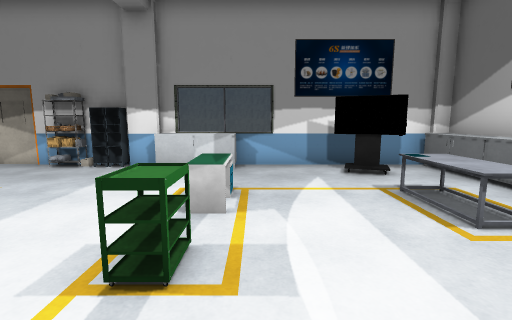
view 1 (above)

12 first-person views from a walk through a Unity game level. The camera is 1.4 m above the floor, tilts 8° down and sees 85° across. The floor is counted in squares, 1 m on a side. Each view is taken from the middle of a square. On the plan, view 1 faces up. The plan holds only what a view shows up to about 14 squares ahead; the rest is blank. The player character is not drawn. Some surface patterns are stand-ins.

view 2
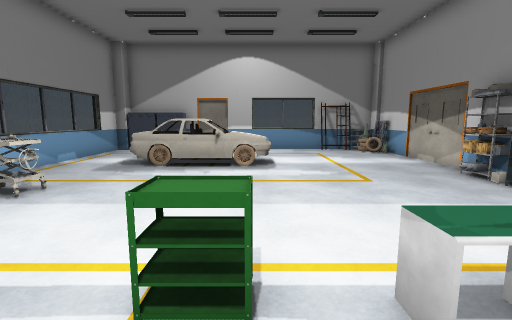

view 3
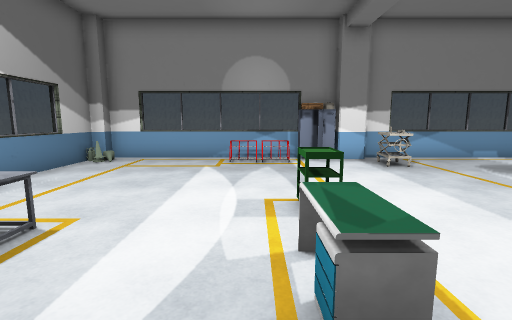

view 4
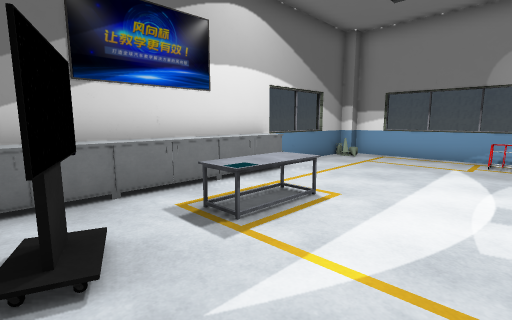

view 5
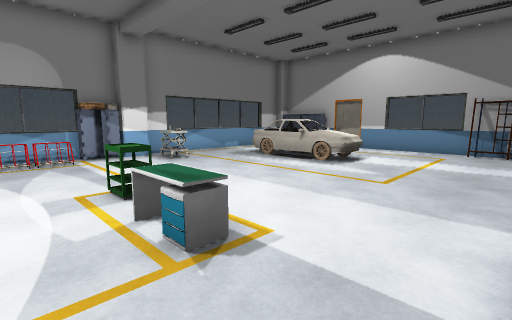

view 6
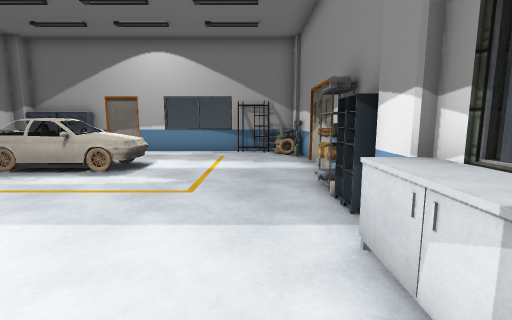

view 7
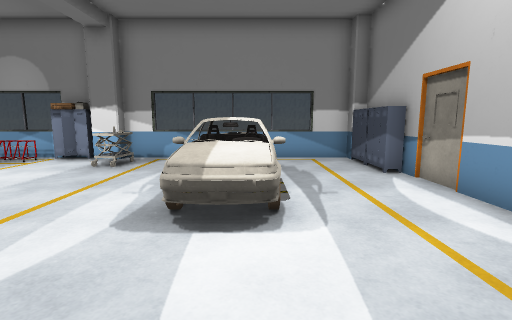

view 8
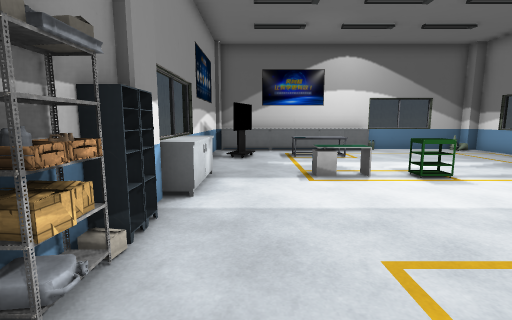

view 9
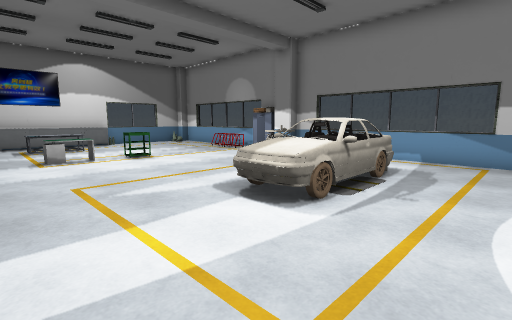

view 10
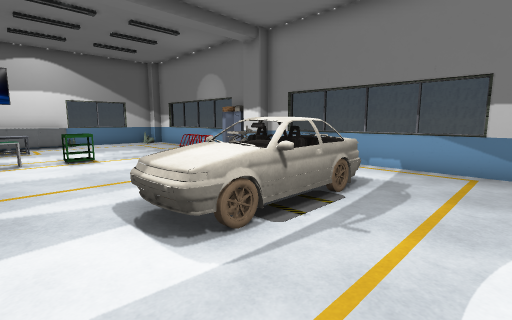

view 11
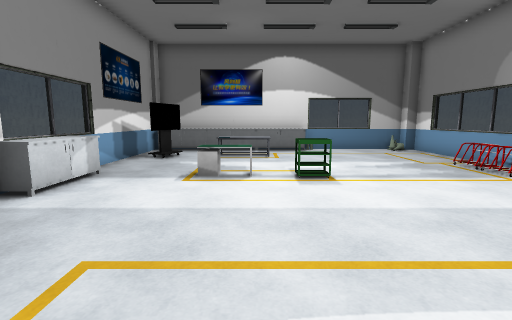

view 12
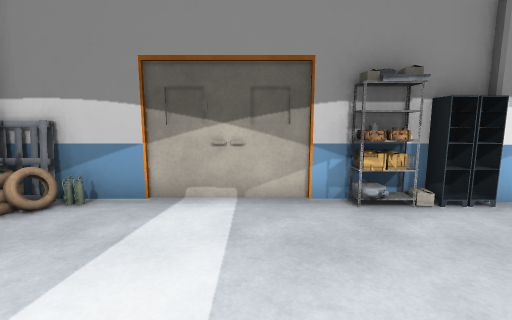

### Floor plan
Points are (right, up) in squares from view 1. A wall is a line through its corners. A room is listed if a view was taken in it or the views show most of it. See-through windows are left out.
Room 1 (views 1, 2, 3, 4, 5, 6, 7, 8, 9, 10, 11, 12)
walls: (-3, 8.7) (-3.5, 8.7); (-1.8, -3.7) (5.5, -3.7) (5.5, -3.2); (-6.4, 8.9) (-12.5, 8.9); (5.5, 8.9) (-3.1, 8.9); (6, -3.2) (6, 6.6); (-12.5, -3.1) (-12.5, -3.7) (-4, -3.7) (-4, -3.2) (-3.4, -3.2); (-13, 8.7) (-13, -0.5)
objects: cupboard (-13, -2); cupboard (-13, -1); other object (-12, 8); other object (-9, -1) to (-8, 3); other object (-6, 8); other object (-6, 9); other object (-5, -2) to (-4, -1); cupboard (-5, 9); cupboard (-4, 9); other object (-3, -3) to (-2, -3); other object (-3, 8) to (-1, 8); other object (-1, -3) to (1, -3); other object (-1, 2) to (-1, 3); other object (-1, 4) to (-1, 5); other object (3, 4) to (4, 5); other object (3, 7) to (4, 8); other object (5, -3); other object (5, 2) to (6, 4); other object (5, 5) to (6, 6); other object (5, 7) to (6, 9)

Positions as (right, up) in squares from view 1, and headings:
1: (0, 0), facing up
2: (1, 3), facing left
3: (0, 7), facing down
4: (0, 8), facing down-right
5: (1, 8), facing down-left
6: (0, 7), facing left
7: (-9, 7), facing down
8: (-8, 7), facing right
9: (-12, 7), facing down-right
10: (-12, 5), facing down-right
11: (-8, 4), facing right
12: (-8, 4), facing up
